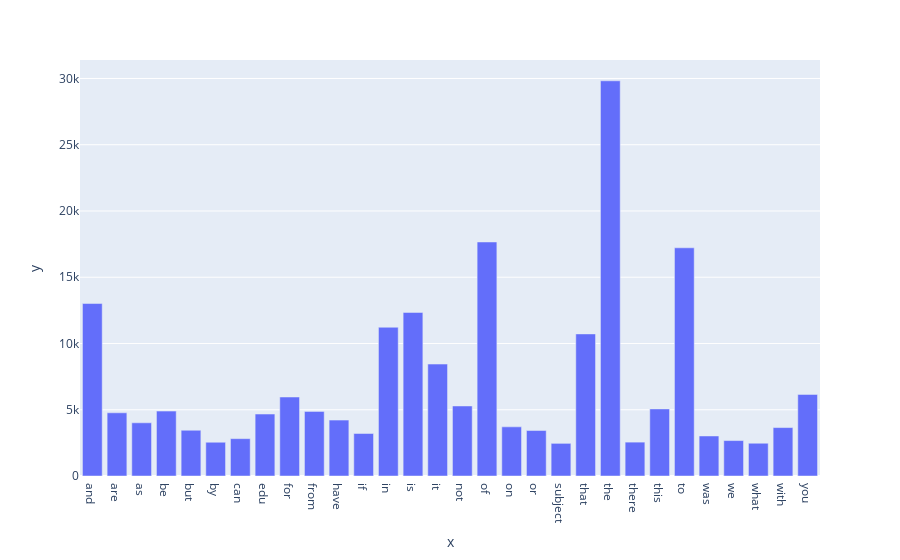

The notebook cell this image was saved under:
### Markdown cell above
##### use plotly

### Code cell
# Answer here
import plotly.express as px
term_frequencies = np.asarray(X_counts.sum(axis=0))[0]
#plot bar chart of term 0-300
fig = px.bar(term_frequencies[0:300], x=count_vect.get_feature_names_out()[:300], 
            y=term_frequencies[:300])
fig.show()

### Figure 1 — Plotly figure (JSON) as saved in the notebook; plotly's stock layout.template omitted (floating-point values rounded to 4 significant figures)
{"data": [{"alignmentgroup": "True", "hovertemplate": "x=%{x}<br>y=%{y}<extra></extra>", "legendgroup": "", "marker": {"color": "#636efa", "pattern": {"shape": ""}}, "name": "", "offsetgroup": "", "orientation": "v", "showlegend": false, "textposition": "auto", "type": "bar", "x": ["and", "are", "as", "be", "but", "by", "can", "edu", "for", "from", "have", "if", "in", "is", "it", "not", "of", "on", "or", "subject", "that", "the", "there", "this", "to", "was", "we", "what", "with", "you"], "xaxis": "x", "y": [13017, 4769, 4015, 4898, 3453, 2548, 2818, 4675, 5962, 4877, 4218, 3208, 11226, 12343, 8447, 5285, 17660, 3709, 3432, 2464, 10723, 29825, 2556, 5063, 17222, 3020, 2674, 2472, 3655, 6157], "yaxis": "y"}], "layout": {"barmode": "relative", "legend": {"tracegroupgap": 0}, "margin": {"t": 60}, "xaxis": {"anchor": "y", "domain": [0, 1], "title": {"text": "x"}}, "yaxis": {"anchor": "x", "domain": [0, 1], "title": {"text": "y"}}}}
